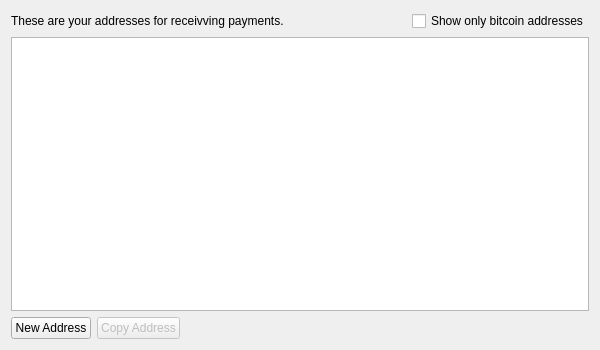
<?xml version="1.0" encoding="UTF-8"?>
<ui version="4.0">
 <class>Form</class>
 <widget class="QWidget" name="Form">
  <property name="geometry">
   <rect>
    <x>0</x>
    <y>0</y>
    <width>600</width>
    <height>350</height>
   </rect>
  </property>
  <property name="windowTitle">
   <string>Form</string>
  </property>
  <layout class="QVBoxLayout" name="topLayout">
   <item>
    <layout class="QHBoxLayout" name="horizontalLayout">
     <item>
      <widget class="QLabel" name="label">
       <property name="text">
        <string>These are your addresses for receivving payments.</string>
       </property>
      </widget>
     </item>
     <item>
      <spacer name="horizontalSpacer_2">
       <property name="orientation">
        <enum>Qt::Horizontal</enum>
       </property>
       <property name="sizeHint" stdset="0">
        <size>
         <width>40</width>
         <height>20</height>
        </size>
       </property>
      </spacer>
     </item>
     <item>
      <widget class="QCheckBox" name="chkOnlyBitcoin">
       <property name="text">
        <string>Show only bitcoin addresses</string>
       </property>
      </widget>
     </item>
    </layout>
   </item>
   <item>
    <widget class="QTableView" name="tableView">
     <property name="tabKeyNavigation">
      <bool>false</bool>
     </property>
     <property name="alternatingRowColors">
      <bool>true</bool>
     </property>
     <property name="selectionMode">
      <enum>QAbstractItemView::SingleSelection</enum>
     </property>
     <property name="selectionBehavior">
      <enum>QAbstractItemView::SelectRows</enum>
     </property>
     <property name="sortingEnabled">
      <bool>true</bool>
     </property>
    </widget>
   </item>
   <item>
    <layout class="QHBoxLayout" name="horizontalLayout_2">
     <item>
      <widget class="QPushButton" name="btnNew">
       <property name="text">
        <string>New Address</string>
       </property>
       <property name="icon">
        <iconset>
         <normaloff>../icons/add.png</normaloff>../icons/add.png</iconset>
       </property>
      </widget>
     </item>
     <item>
      <widget class="QPushButton" name="btnCopy">
       <property name="enabled">
        <bool>false</bool>
       </property>
       <property name="text">
        <string>Copy Address</string>
       </property>
       <property name="icon">
        <iconset>
         <normaloff>../icons/editcopy.png</normaloff>../icons/editcopy.png</iconset>
       </property>
      </widget>
     </item>
     <item>
      <spacer name="horizontalSpacer">
       <property name="orientation">
        <enum>Qt::Horizontal</enum>
       </property>
       <property name="sizeHint" stdset="0">
        <size>
         <width>40</width>
         <height>20</height>
        </size>
       </property>
      </spacer>
     </item>
    </layout>
   </item>
  </layout>
  <action name="actionCopyAddress">
   <property name="text">
    <string>Copy &amp;Address</string>
   </property>
  </action>
  <action name="actionCopyColor">
   <property name="text">
    <string>Copy &amp;Color</string>
   </property>
  </action>
 </widget>
 <tabstops>
  <tabstop>chkOnlyBitcoin</tabstop>
  <tabstop>tableView</tabstop>
  <tabstop>btnNew</tabstop>
  <tabstop>btnCopy</tabstop>
 </tabstops>
 <resources/>
 <connections/>
</ui>
